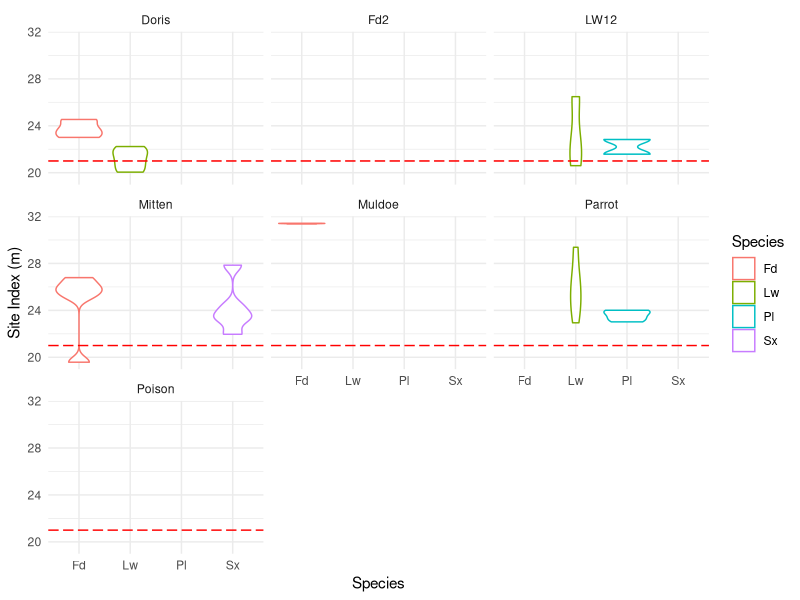

This figure's R source:
## ---- chunk 1
knitr::opts_chunk$set(echo = FALSE, warning = FALSE)

require(ggplot2)
require(tidyverse)
require(data.table)
## ---- chunk 2
offsite.si <- fread("./inputs/Offsite2023_SiteTools_data.csv")
species.select <- c("Fd", "Lw", "Pl", "Sx")

offsite.si2 <- offsite.si %>% filter(Species %in% species.select)#Location2 %in% "LW12",

ggplot(offsite.si2, aes(Species, `Site Index (m)`), fill = Location2, colour = Species)+
  geom_violin(aes(colour = Species))+
  facet_wrap(~Location2)+
  theme_minimal()+
  geom_hline(yintercept=21, linetype=5, colour = "red")

